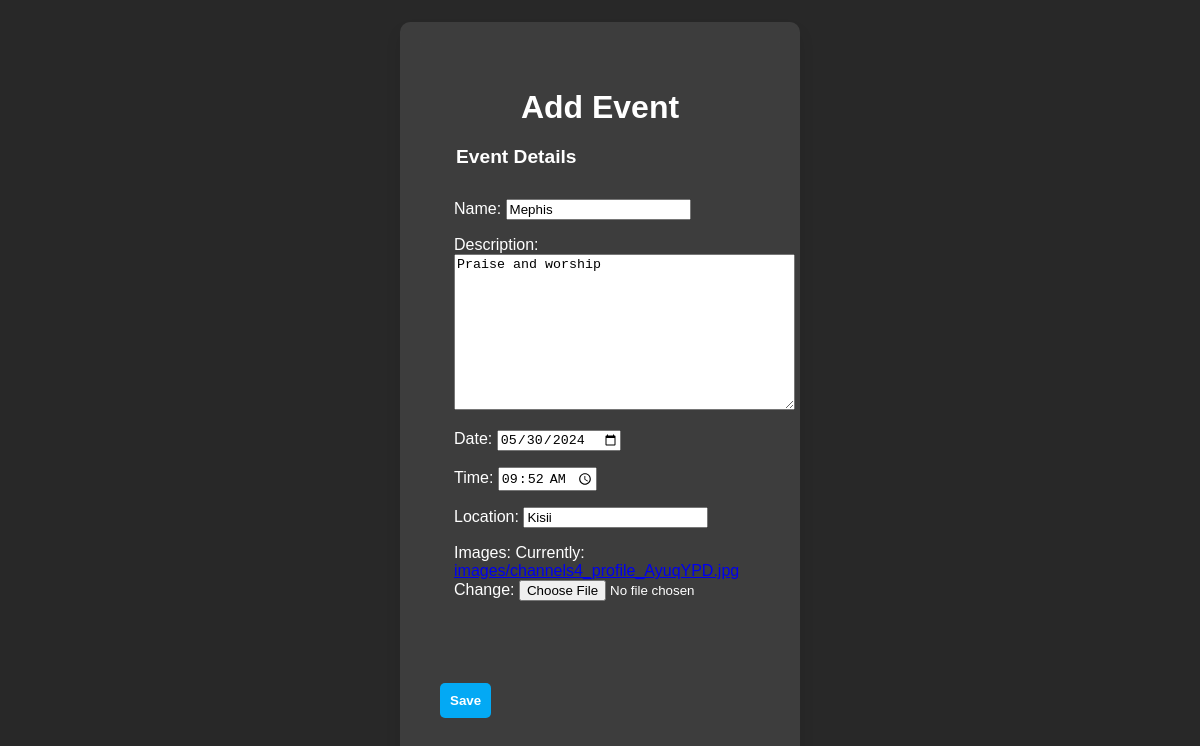
The app's page /events/events/1/edit/ (signed in) with its own data.
### events/models.py (models this page shows, shortened)
class Event(models.Model):
    name = models.CharField(max_length=255)
    description = models.TextField()
    date = models.DateField()
    time = models.TimeField()
    location = models.CharField(max_length=255)
    images = models.ImageField(upload_to='images/', null=True)

### events/views.py (the view)
# urls.py: path('events/<int:event_id>/edit/', views.edit_event, name='edit_event'),
@login_required
def edit_event(request, event_id):
    event = Event.objects.get(id=event_id)
    if request.method == 'POST':
        form = EventForm(request.POST, instance=event)
        if form.is_valid():
            form.save()
            return redirect('event_list')
    else:
        form = EventForm(instance=event)
    return render(request, 'events/add_edit_event.html', {'form': form})

### events/forms.py
class EventForm(forms.ModelForm):
    class Meta:
        model = Event
        fields = ['name', 'description', 'date', 'time', 'location', 'images']
        widgets = {
            'date': forms.DateInput(attrs={'type': 'date'}),
            'time': forms.TimeInput(attrs={'type': 'time'}),
        }

### events/templates/events/add_edit_event.html (shortened to what this page needs)
{% load static %}
<!DOCTYPE html>
<html lang="en">
<head>
    <link rel="stylesheet" href="{% static 'css/event.css' %}">
</head>
<body>
    <div class="container">
        <h2>{% if event_form.instance.pk %}Edit Event{% else %}Add Event{% endif %}</h2>
        <div class="form">
            <form method="post" enctype="multipart/form-data">
                <fieldset>
                    <legend>Event Details</legend>
                    {{ form.as_p }}
                </fieldset>
                <fieldset>
                </fieldset>
                <div class="inputBox">
                    <input type="submit" value="Save">
                </div>
            </form>
        </div>
    </div>
</body>
</html>

### assets/css/event.css (style rules this page uses)
body { margin: 0; padding: 0; font-family: 'Poppins', sans-serif; background-color: #282828; color: #fff; display: flex; justify-content: center; align-items: center; height: 100vh; }
.container { background: rgba(255, 255, 255, 0.1); box-shadow: 0 10px 15px rgba(0, 0, 0, 0.1); backdrop-filter: blur(10px); border-radius: 10px; padding: 40px; width: 400px; max-width: 90%; box-sizing: border-box; }
.container h2 { font-size: 2em; font-weight: 700; text-align: center; margin-bottom: 20px; }
.form fieldset { border: none; margin-bottom: 20px; }
.form legend { font-size: 1.2em; font-weight: 600; margin-bottom: 10px; }
.form .inputBox { margin-bottom: 20px; }
.form .inputBox input[type="submit"] { background: #03a9f4; color: #fff; font-weight: 700; cursor: pointer; padding: 10px; border: none; border-radius: 5px; transition: background 0.5s; }

### records on screen
Event: name "Mephis", description "Praise and worship", date "05/30/2024", time "09:52:00", location "Kisii"
